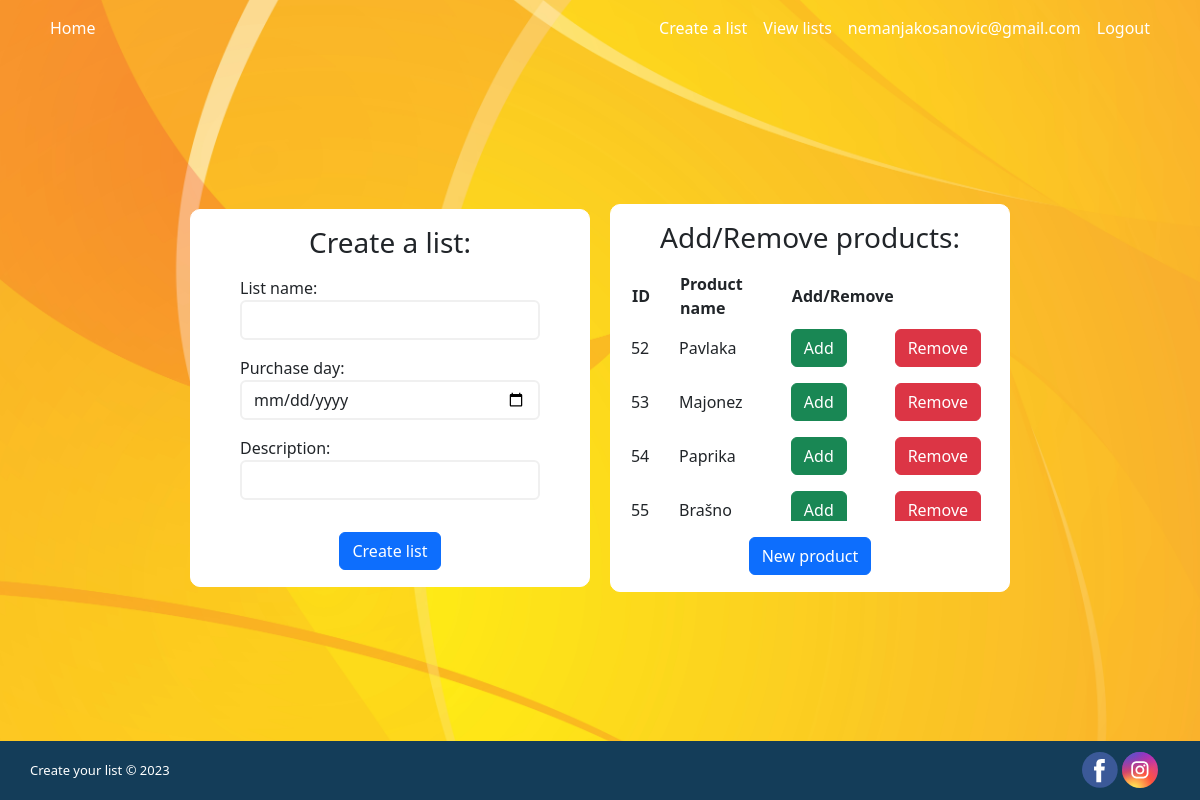
The page /list.php (signed in) on the database its author committed.
### tables this page shows
CREATE TABLE IF NOT EXISTS `items` (
  `id_item` int(11) NOT NULL AUTO_INCREMENT,
  `name` varchar(255) NOT NULL,
  PRIMARY KEY (`id_item`)
);

### list.php (the view, shortened to what this page needs)
<!DOCTYPE html>
<html lang="en">
<head>
    <link rel="stylesheet" href="./css/custom.css">
    <link rel="stylesheet" href="https://cdn.jsdelivr.net/npm/bootstrap@5.2.3/dist/css/bootstrap.min.css"/>
</head>
<body id="list_body">
    <?php
        require_once 'config/functions.php';
    ?>
    <nav class="navbar navbar_index navbar-expand-lg">
        <div class="container-fluid container">
            <div class="collapse navbar-collapse" id="navbarSupportedContent">
            <ul class="navbar-nav me-auto mb-2 mb-lg-0 links">
                <li class="nav-item logo">
                <a class="nav-link" aria-current="page" href="index.php">Home</a>
                </li>
            </ul>
            <ul class="navbar-nav buttons">
                <?php
                if (!isset($_SESSION['username']) OR !isset($_SESSION['id_user']) OR !is_int($_SESSION['id_user'])) {
                    echo '<li class="nav-item create_event_btn">';
                    echo '<a class="nav-link" href="./login.php">Create a list</a>';
                    echo '</li>';
                    echo '<li class="nav-item sign_up_btn">';
                    echo '<a class="nav-link" href="./sign_up.php">Sign Up</a>';
                    echo '</li>';
                    echo '<li class="nav-item log_in_btn">';
                    echo '<a class="nav-link" href="./login.php">Log in</a>';
                    echo '</li>';
                }
                else{
                    echo '<li class="nav-item create_event_btn">';
                    echo '<a class="nav-link" href="./list.php">Create a list</a>';
                    echo '</li>';
                    echo '<li>';
                    echo '<a class="nav-link" href="./view_lists.php">View lists</a>';
                    echo '</li>';
                    echo '<li>';
                    echo '<a class="nav-link" href="./profile.php">' . $_SESSION["username"] . '</a>';
                    echo '</li>';
                    echo '<li>';
                    echo '<a class="nav-link" href="./config/logout.php">Logout</a>';
                    echo '</li>';
                    echo '</ul>';
                }
                ?>
            </div>
        </div>
    </nav>
    <main>
        <div class="create-a-list col-md-12">
            <div class="list col-12 col-sm-12 col-md-4">
                <h3 class="mt-3 mb-3">Create a list:</h3>
                <div class=" mb-3 form-group form-field">
                    <label for="list_name">List name:</label>
                    <input type="text" class="form-control" id="list_name" name="list_name" aria-describedby="List name">
                </div>
                <div class=" mb-3 form-group form-field">
                    <label for="purchase_day">Purchase day:</label>
                    <input type="date" class="form-control" id="purchase_day" name="purchase_day" aria-describedby="Purchase day">
                </div>
                <div class=" mb-3 form-group form-field">
                    <label for="description">Description:</label>
                    <input type="text" class="form-control" id="description" name="description" aria-describedby="Description">
                </div>
                <span id="create-list" onclick="createList()" class="btn btn-primary mt-3 mb-3">Create list</span>
            </div>
            <div class="product col-12 col-sm-12 col-md-4">
                <h3 class="mt-3 mb-3">Add/Remove products:</h3>
                <div class="product-list">
                    <table>
                    <tr class="product-list-header">
                        <th style="width: 20%">ID</th>
                        <th style="width: 40%">Product name</th>
                        <th>Add/Remove</th>
                    </tr>
                    <?php
                        $sql = "SELECT id_item, name FROM items";
                        $q = $pdo->query($sql);
                        $q -> setFetchMode(PDO::FETCH_ASSOC);
                        while($row = $q -> fetch()) {
                        ?>
                        <tr class="<?php echo ($row['id_item'])?>"><td><?php echo ($row['id_item'])?></td><td><?php echo mb_strimwidth($row['name'], 0, 15, "...");?></td><td><span id="<?php echo ($row['id_item'])?>" data-name="<?php echo $row['name'] ?>" class="product-add-to-list btn btn-success">Add</span></td><td><span id="<?php echo ($row['id_item'])?>" class="product-remove btn btn-danger">Remove</span></td></tr>
                    <?php } ?>
                    </table>
                </div>
                <span id="new-product-button" class="btn btn-primary mt-3 mb-3">New product</span>
            </div>
        </div>
    </main>
    <footer class="">
        <div class="container">
            <div class="row">
            <div class="categories col-6 col-md-9">
                <p>Create your list © 2023</p>
            </div>
            <div class="social-medias col-6 col-md-3">
                <div class="icons">
                <a>
                </a>
                <a>
                </a>
                </div>
            </div>
            </div>
        </div>
    </footer>
</body>
</html>

### css/custom.css (style rules this page uses)
#login_body, #list_body { display: flex; flex-direction: column; min-height: 100dvh; background-image: url(../img/background.jpg); background-repeat: no-repeat; background-size: cover; }
main { flex: 1; display: flex; align-content: center; align-items: center; }
nav.navbar { background-color: transparent; }
footer { background-color: #143d59; }
footer .categories { align-items: center; display: flex; align-content: center; padding: 20px 0; }
footer .social-medias { display: flex; align-items: center; justify-content: flex-end; }
footer p { margin-bottom: 0; color: #fff; font-size: 13px; }
.navbar .nav-link { color: #FFF; }
.form-field input { border: solid 2px #f0f0f0; }
.home-content, .create-a-list { display: flex; flex-direction: row; flex-wrap: nowrap; align-content: center; justify-content: center; align-items: center; gap: 20px; }
.create-a-list .list, .create-a-list .product { display: flex; flex-direction: column; align-content: center; align-items: center; justify-content: center; border: 1px solid #FFFFFF; border-radius: 10px; background-color: #FFFFFF; }
.create-a-list input { width: 300px; }
.product-list, .productsInAList { max-height: 250px; overflow-y: auto; width: 90%; }
.product-list table td, .product-list table td th, .productsInAList table td, .productsInAList table td th { text-align: left; padding: 8px 8px 8px 0; }

### rows shown on the page
items: id_item "52", name "Pavlaka"
items: id_item "53", name "Majonez"
items: id_item "54", name "Paprika"
items: id_item "55", name "Brašno"

### other values the page prints
$_SESSION["username"] "nemanjakosanovic@gmail.com"
